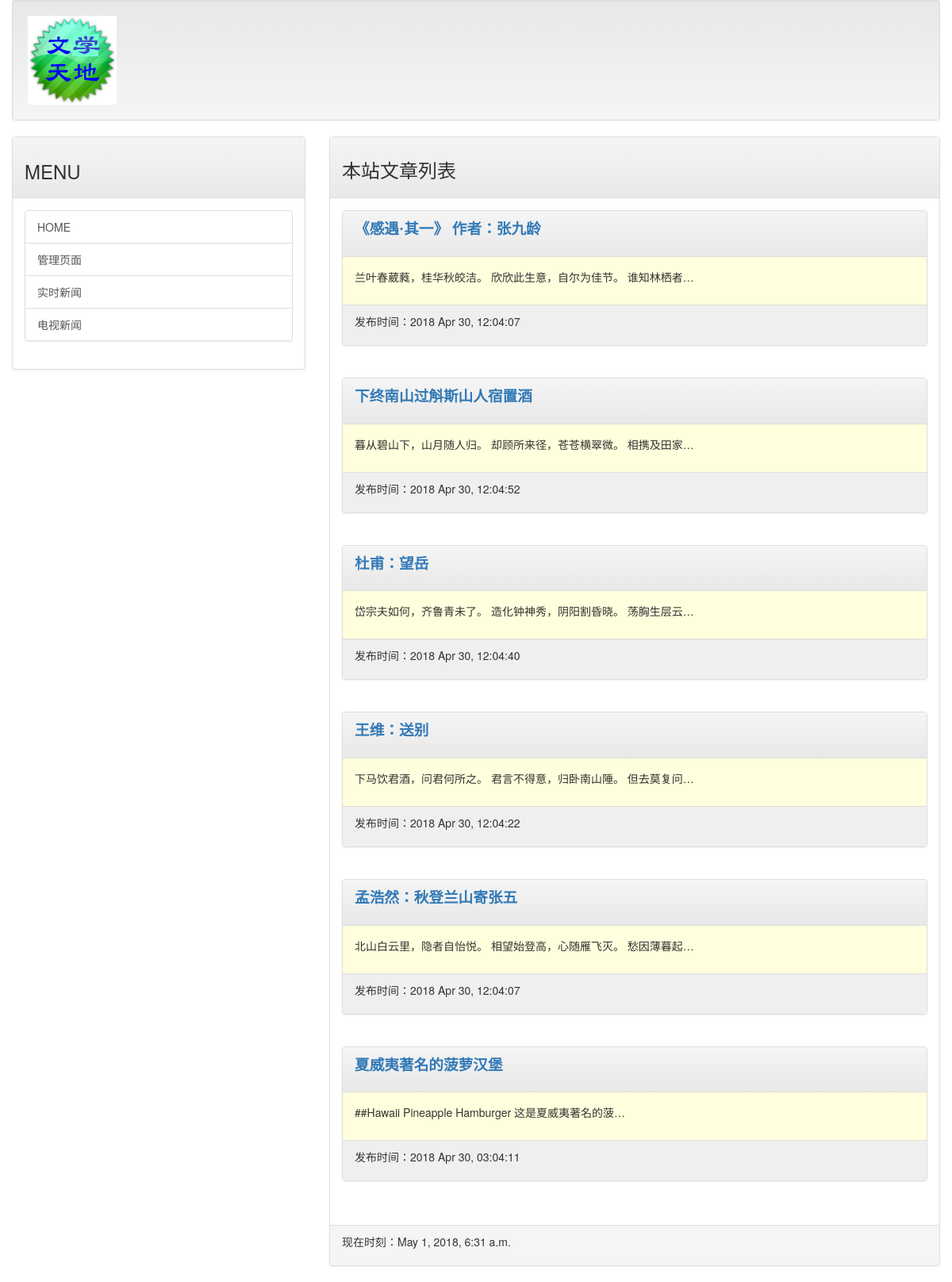
The page / on the database its author committed.
### mainsite/models.py (models this page shows)
class Post(models.Model):
    title = models.CharField(max_length=200)
    slug = models.CharField(max_length=200)
    body = models.TextField()
    pub_date = models.DateTimeField(default=timezone.now)

### mainsite/views.py (the view)
# urls.py: url(r'^$', homepage),
def homepage(request):
    template = get_template('index.html')
    posts = Post.objects.all()
    now = datetime.now()
    html = template.render(locals())
    return HttpResponse(html)

### templates/index.html (shortened to what this page needs)
{% extends 'base.html' %}
{% block headmessage %}
    <h3 style='font-family:楷体;'>本站文章列表</a>
{% endblock %}
{% block content %}
    {% for post in posts %}
        <div class='panel panel-default'>
            <div class='panel-heading'>
                <p style='font-family:微软雅黑;font-size:14pt;font-weight:bold;'>
                    <a href='/post/{{post.slug}}'>{{ post.title }}</a>
                </p>
            </div>
            <div class='panel-body' style='background-color:#ffffdd'>
                <p>
                   {{ post.body | truncatechars:40 }}
                </p>
            </div>
            <div class='panel-footer'  style='background-color:#efefef'>
                <p>
                    发布时间：{{ post.pub_date | date:"Y M d, h:m:s"}}
                </p>
            </div>
        </div>
        <br>
    {% endfor %}
{% endblock %}

### templates/base.html (shortened to what this page needs)
<!DOCTYPE html>
{% load staticfiles %}
<html>
<head>
<link rel="stylesheet" href="https://maxcdn.bootstrapcdn.com/bootstrap/3.3.6/css/bootstrap.min.css">
<link rel="stylesheet" href="https://maxcdn.bootstrapcdn.com/bootstrap/3.3.6/css/bootstrap-theme.min.css">
</head>
<body>
    <div class='container-fluid'>
        {% include 'header.html' %}
        <div class='row'>
            <div class='col-sm-4 col-md-4'>
                <div class='panel panel-default'>
                    <div class='panel-heading'>
                        <h3>
                            MENU
                        </h3>
                    </div>
                    <div class='panel-body'>
                        <div class='list-group'>
                            <a href='/' class='list-group-item'>HOME</a>
                            <a href='/admin' class='list-group-item'>管理页面 </a>
                            <a href='http://tar.so/news' class='list-group-item'>实时新闻</a>
                            <a href='http://drho.tw/news' class='list-group-item'>电视新闻</a>
                        </div>
                    </div>
                </div>
            </div>
            <div class='col-sm-8 col-md-8'>
                <div class='panel panel-default'>
                    <div class='panel-heading'>
                        {% block headmessage %} {% endblock %}
                    </div>
                    <div class='panel-body'>
                        {% block content %} {% endblock %}
                    </div>
                    <div class='panel-footer'>
                        {% include 'footer.html' %}
                    </div>
                </div>
            </div>
        </div>
    </div>
</body>
</html>

### templates/header.html
{% load staticfiles %}
<div class='well'>
    <img src="{% static "images/logo.png" %}">
</div>

### templates/footer.html
{% block footer %}
    {% if now %}
    <p>现在时刻：{{ now }}</p>
    {% else %}
    <p>本文内容取自网络，如有侵权请来信通知下架...</p>
    {% endif %}
{% endblock %}

### rows shown on the page
Post: title "《感遇·其一》 作者：张九龄", body "兰叶春葳蕤，桂华秋皎洁。 欣欣此生意，自尔为佳节。 谁知林栖者…", pub_date "2018 Apr 30, 12:04:07"
Post: title "下终南山过斛斯山人宿置酒", body "暮从碧山下，山月随人归。 却顾所来径，苍苍横翠微。 相携及田家…", pub_date "2018 Apr 30, 12:04:52"
Post: title "杜甫：望岳", body "岱宗夫如何，齐鲁青未了。 造化钟神秀，阴阳割昏晓。 荡胸生层云…", pub_date "2018 Apr 30, 12:04:40"
Post: title "王维：送别", body "下马饮君酒，问君何所之。 君言不得意，归卧南山陲。 但去莫复问…", pub_date "2018 Apr 30, 12:04:22"
Post: title "孟浩然：秋登兰山寄张五", body "北山白云里，隐者自怡悦。 相望始登高，心随雁飞灭。 愁因薄暮起…", pub_date "2018 Apr 30, 12:04:07"
Post: title "夏威夷著名的菠萝汉堡", body "##Hawaii Pineapple Hamburger 这是夏威夷著名的菠…", pub_date "2018 Apr 30, 03:04:11"
